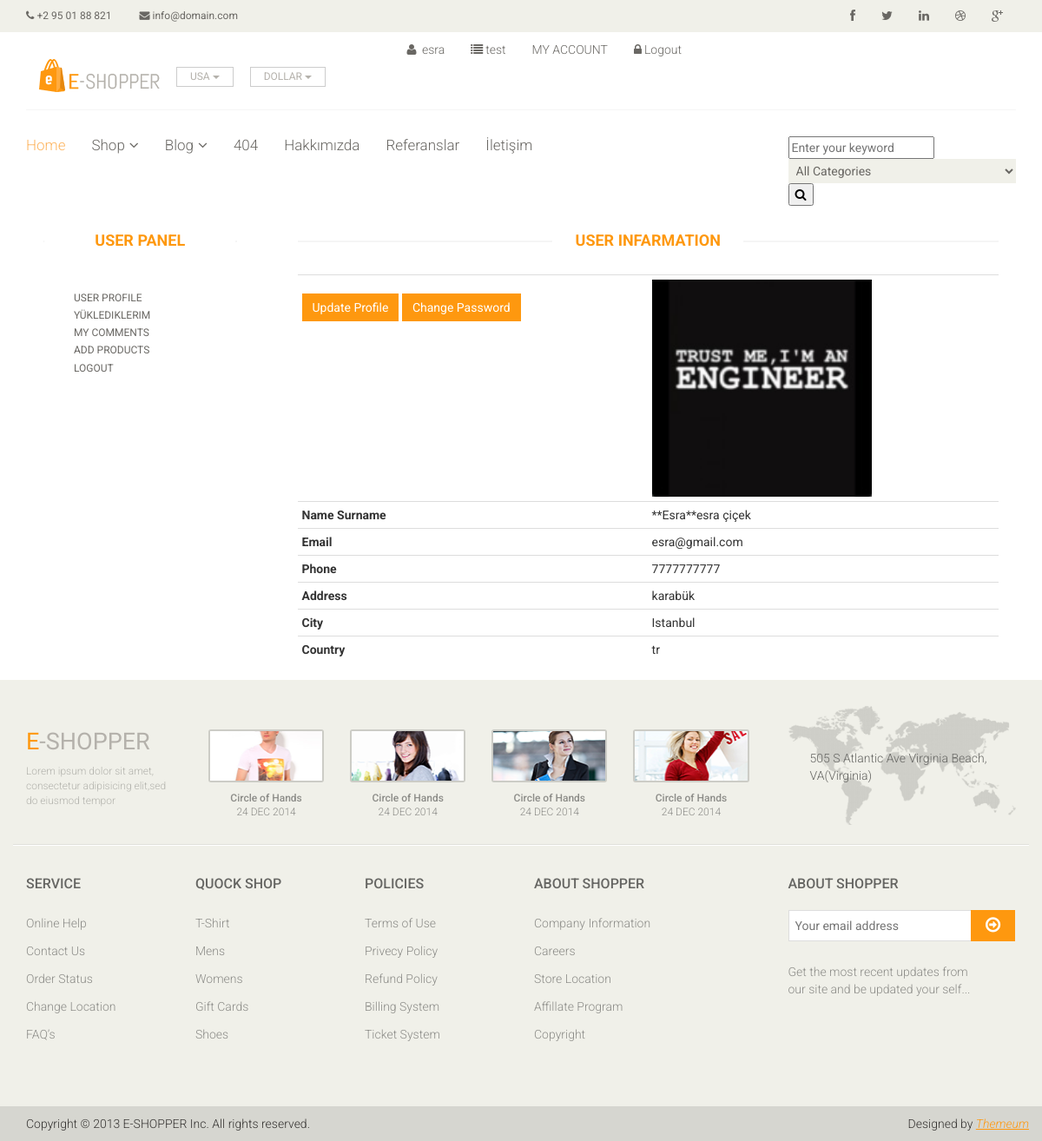
/user/ (signed in), run on the app's committed database.
### home/models.py (models this page shows, shortened)
class UserProfile(models.Model):
    user = models.OneToOneField(User, on_delete=models.CASCADE)
    phone = models.CharField(blank=True, max_length=20)
    address = models.CharField(blank=True, max_length=20)
    city = models.CharField(blank=True, max_length=20)
    country = models.CharField(blank=True, max_length=20)
    image = models.ImageField(blank=True, upload_to='images/users/')
    def user_name(self):
        return '**'+self.user.username + '**' +self.user.first_name+ ' ' +self.user.last_name
    def image_tag(self):
        return mark_safe('<img src="{}" height="50"/>'.format(self.image.url))
    image_tag.short_description = 'Image'

### user/views.py (the view)
# urls.py: path('', views.index, name='index'),
def index(request):
    category = Category.objects.all()
    current_user = request.user #Access user session information
    profile = UserProfile.objects.get(user_id=current_user.id)
    context ={'category' : category,
              'profile' : profile,
              }
    return render(request, 'user_profile.html',context)

### user/templates/user_profile.html (shortened to what this page needs)
{% extends "homebase.html" %}
{% block maincontent %}
    <div id="contact-page" class="container">
        <div class="bg">
            <div class="row">
                <div class="col-sm-3">
                    <div class="contact-form">
                        {% include "user_panel.html" %}
                    </div>
                </div>
                <div class="col-sm-9">
                    <div class="contact-info">
                        <h2 class="title text-center">User Infarmation</h2>
                        <table class="table table-condensed">
                            <tr class="cart_menu">
                            <tr>
                                <th class="text-left">
                                    <a href="/user/update" class="btn btn-primary">Update Profile</a>
                                    <a href="/user/password" class="btn btn-primary">Change Password</a>
                                </th>
                                <td class="text-left" ><img src="{{profile.image.url}}" style="height: 250px" alt=""></td>
                            </tr>
                            <tr>
                                <th class="text-left">Name Surname</th>
                                <td class="text-left">{{profile.user_name}}</td>
                            </tr>
                            <tr>
                                <th class="text-left">Email</th>
                                <td class="text-left">{{profile.user.email}}</td>
                            </tr>
                            <tr>
                                <th class="text-left">Phone</th>
                                <td class="text-left">{{profile.phone}}</td>
                            </tr>
                            <tr>
                                <th class="text-left">Address</th>
                                <td class="text-left">{{profile.address}}</td>
                            </tr>
                            <tr>
                                <th class="text-left">City</th>
                                <td class="text-left">{{profile.city}}</td>
                            </tr>
                            <tr>
                                <th class="text-left">Country</th>
                                <td class="text-left">{{profile.country}}</td>
                            </tr>
                            </tr>
                        </table>
                    </div>
                </div>
            </div>
        </div>
    </div>
{% endblock %}

### home/templates/header.html (shortened to what this page needs)
{% load static %}
<header id="header">
		<div class="header_top">
			<div class="container">
				<div class="row">
					<div class="col-sm-6">
						<div class="contactinfo">
							<ul class="nav nav-pills">
								<li><a href="#"><i class="fa fa-phone"></i> +2 95 01 88 821</a></li>
								<li><a href="#"><i class="fa fa-envelope"></i> info@domain.com</a></li>
							</ul>
						</div>
					</div>
					<div class="col-sm-6">
						<div class="social-icons pull-right">
							<ul class="nav navbar-nav">
								<li><a href="#"><i class="fa fa-facebook"></i></a></li>
								<li><a href="#"><i class="fa fa-twitter"></i></a></li>
								<li><a href="#"><i class="fa fa-linkedin"></i></a></li>
								<li><a href="#"><i class="fa fa-dribbble"></i></a></li>
								<li><a href="#"><i class="fa fa-google-plus"></i></a></li>
							</ul>
						</div>
					</div>
				</div>
			</div>
                <div class="col-sm-8">
                    {% if user.id is not None %}
                        <div class="shop-menu pull-right">
                        <ul class="nav navbar-nav">
                        <li><a href="/user"><i class="fa fa-user"></i> {{user.first_name}} </a></li>
                        <ul class="nav navbar-nav">
                        <li><a href="#"><i class="fa fa-list"></i>test</a></li>
                        <li><a href="/user">MY ACCOUNT</a></li>
                        <li><a href="/logout/"><i class="fa fa-lock"></i>Logout</a></li>
                    </ul>
                    {% else %}
                        <li class="pull-right"><a href="/login/" class="text" style="color: #FE980F">LOGIN / </a> <a href="/signup/" class="text" style="color: #FE980F">SIGN UP</a></li>
                    {% endif %}
                    </ul>
                    </div>
                </div>
		</div>
		<div class="header-middle">
			<div class="container">
				<div class="row">
					<div class="col-md-4 clearfix">
						<div class="logo pull-left">
							<a href="index.html"><img src="{% static 'images/home/logo.png'%}" alt="" /></a>
						</div>
						<div class="btn-group pull-right clearfix">
							<div class="btn-group">
								<button type="button" class="btn btn-default dropdown-toggle usa" data-toggle="dropdown">
									USA
									<span class="caret"></span>
								</button>
							</div>
							<div class="btn-group">
								<button type="button" class="btn btn-default dropdown-toggle usa" data-toggle="dropdown">
									DOLLAR
									<span class="caret"></span>
								</button>
							</div>
						</div>
					</div>
					<div class="col-md-8 clearfix">
					</div>
				</div>
			</div>
		</div>
		<div class="header-bottom">
			<div class="container">
				<div class="row">
					<div class="col-sm-9">
						<div class="mainmenu pull-left">
							<ul class="nav navbar-nav collapse navbar-collapse">
								<li><a href="/" class="active">Home</a></li>
								<li class="dropdown"><a href="#">Shop<i class="fa fa-angle-down"></i></a>
                                </li>
								<li class="dropdown"><a href="#">Blog<i class="fa fa-angle-down"></i></a>
                                </li>
								<li><a href="#">404</a></li>
								<li><a href="/hakkimizda">Hakkımızda</a></li>
								<li><a href="/referanslar">Referanslar</a></li>
								<li><a href="/iletisim">İletişim</a></li>
							</ul>
						</div>
					</div>
				<div class="col-sm-3">
                    <div class="header-search">
                        <form action="/search/" method="post">
                            <input id="query" name="query" class="input search-input" type="text" placeholder="Enter your keyword"/>
                            {% load mptt_tags %}
                            <select name="catid" class="input search-categories">
                                <option value="0">All Categories</option>
                            </select>
                           <button class="search-btn"><i class="fa fa-search"></i></button>
                        </form>
                    </div>
                </div>
				</div>
			</div>
		</div>
	</header>

### home/static/css/main.css (style rules this page uses)
body { font-family: 'Roboto', sans-serif; position: relative; font-weight: 400px; }
ul li { list-style: none; }
a { -webkit-transition: 300ms; transition: 300ms; }
h1, h2, h3, h4, h5, h6 { font-family: 'Roboto', sans-serif; }
.header_top { background: none repeat scroll 0 0 #F0F0E9; }
.contactinfo ul li:first-child { margin-left: -15px; }
.contactinfo ul li a { font-size: 12px; color: #696763; font-family: 'Roboto', sans-serif; }
.social-icons ul li a { border: 0 none; border-radius: 0; color: #696763; padding: 0px; }
.social-icons ul li { display: inline-block; }
.social-icons ul li a i { padding: 11px 15px; transition: all 0.9s ease 0s; -moz-transition: all 0.9s ease 0s; -webkit-transition: all 0.9s ease 0s; -o-transition: all 0.9s ease 0s; }
.header-middle .container .row { border-bottom: 1px solid #f5f5f5; margin-left: 0; margin-right: 0; padding-bottom: 20px; padding-top: 20px; }
.usa { border-radius: 0; color: #B4B1AB; font-size: 12px; margin-right: 20px; padding: 2px 15px; margin-top: 10px; }
.shop-menu ul li { display: inline-block; padding-left: 15px; padding-right: 15px; }
.shop-menu ul li:last-child { padding-right: 0; }
.shop-menu ul li a { background: #FFFFFF; color: #696763; font-family: 'Roboto', sans-serif; font-size: 14px; font-weight: 300; padding: 0; padding-right: 0; margin-top: 10px; }
.shop-menu ul li a i { margin-right: 3px; }
.header-bottom { padding-bottom: 30px; padding-top: 30px; }
.navbar-collapse.collapse { padding-left: 0; }
.mainmenu ul li { padding-right: 15px; padding-left: 15px; }
.mainmenu ul li:first-child { padding-left: 0px; }
.mainmenu ul li a { color: #696763; font-family: 'Roboto', sans-serif; font-size: 17px; font-weight: 300; padding: 0; padding-bottom: 10px; }
.mainmenu ul li a:hover, .mainmenu ul li a.active, .shop-menu ul li a.active { background: none; color: #fdb45e; }
.fa-angle-down { padding-left: 5px; }
.left-sidebar h2:after, h2.title:after { content: " "; position: absolute; border: 1px solid #f5f5f5; bottom: 8px; left: 0; width: 100%; height: 0; z-index: -2; }
h2.title:before { content: " "; position: absolute; background: #fff; bottom: -6px; width: 220px; height: 30px; z-index: -1; left: 50%; margin-left: -110px; }
h2.title { color: #FE980F; font-family: 'Roboto', sans-serif; font-size: 18px; font-weight: 700; margin: 0 15px; text-transform: uppercase; margin-bottom: 30px; position: relative; }
.bg h2.title { margin-right: 0; margin-left: 0; margin-top: 0; }
.user_info input, select, textarea { background: #F0F0E9; border: 0; color: #696763; padding: 5px; width: 100%; border-radius: 0; resize: none }
.btn.btn-primary { background: #FE980F; border: 0 none; border-radius: 0; margin-top: 16px; }
#contact-page .contact-info { padding: 0 20px; }

### data on the page
UserProfile: image (picture), user_name "**Esra**esra çiçek", user.email "esra@gmail.com", phone "7777777777", address "karabük", city "Istanbul", country "tr"

### other printed values
{{ user.first_name }} "esra"
